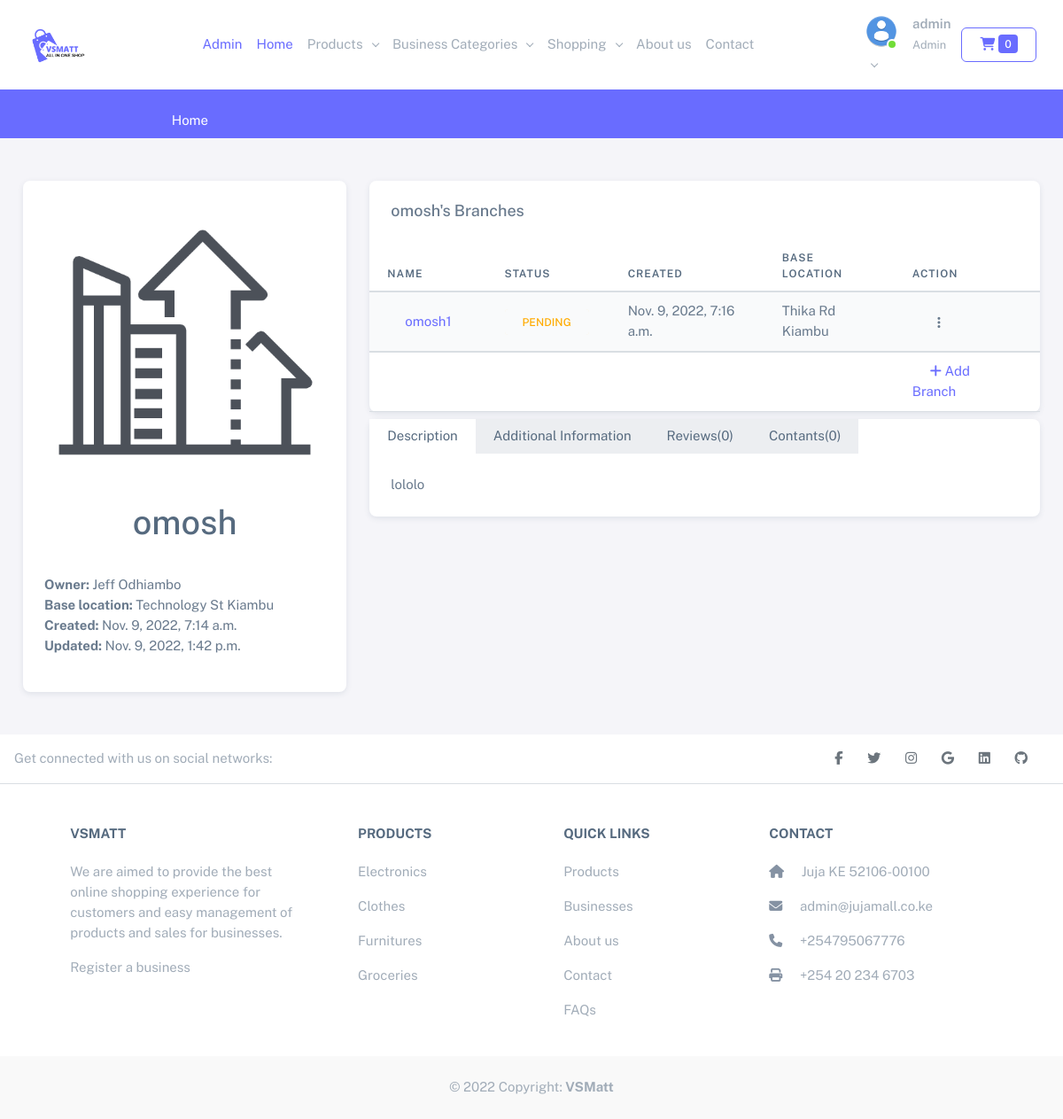
Screenshot of /businesses/own/omosh-4/ (signed in) with the database file from the repository.
### business/models.py (models this page shows, shortened)
class BusinessProfile(models.Model):
    name = models.CharField(max_length=100)
    slug = models.SlugField(max_length=100, db_index=True)
    owner = models.ForeignKey(User, on_delete=models.CASCADE)
    longitude = models.DecimalField(max_digits=22, decimal_places=16)
    latitude = models.DecimalField(max_digits=22, decimal_places=16)
    address = models.CharField(max_length=300)
    created = models.DateTimeField(auto_now_add=True)
    updated = models.DateTimeField(auto_now=True)
    description = models.TextField(blank=True, null=True)
    additional_info = models.TextField(blank=True, null=True)
    is_approved = models.BooleanField(default=False)
    image = ResizedImageField(
        upload_to=business_file_name,
        blank=True,
        null=True,
        size=[500, 500]
    )
    def __str__(self):
        return self.name
    def reviews(self):
        return sum([len(branch.reviews.all()) for branch in self.branch.all()])

class BusinessBranch(models.Model):
    business = models.ForeignKey(BusinessProfile, on_delete=models.CASCADE, related_name="branch")
    name = models.CharField(max_length=100)
    category = models.ForeignKey(BusinessCategory, related_name='businesses', on_delete=models.CASCADE)
    customer_service_number = PhoneNumberField(null=True, blank=True)
    slug = models.SlugField(db_index=True)
    longitude = models.DecimalField(max_digits=22, decimal_places=16)
    latitude = models.DecimalField(max_digits=22, decimal_places=16)
    address = models.CharField(max_length=300)
    created = models.DateTimeField(auto_now_add=True)
    updated = models.DateTimeField(auto_now=True)
    description = models.TextField(blank=True, null=True)
    additional_info = models.TextField(blank=True, null=True)
    image = ResizedImageField(
        upload_to=business_branch_file_name,
        blank=True,
        null=True,
        size=[500, 500]
    )
    is_approved = models.BooleanField(default=False)
    def __str__(self):
        return self.name
    def get_absolute_url(self):
        return reverse(
            'shop:shop',
            args=[
                self.business.slug,
                self.slug
            ]
        )

### core/models.py (models this page shows, shortened)
class JujaMall(models.Model):
    title = models.CharField(max_length=255)
    logo = models.ImageField(upload_to='uploads/jujamall/logo', blank=True, null=True)
    about_us = models.TextField(blank=True, null=True)
    phone_number = PhoneNumberField(blank=True, null=True)
    twitter = models.URLField(blank=True, null=True)
    facebook = models.URLField(blank=True, null=True)
    linkedin = models.URLField(blank=True, null=True)
    instagram = models.URLField(blank=True, null=True)
    github = models.URLField(blank=True, null=True)
    email = models.EmailField(blank=True, null=True)
    address = models.CharField(blank=True, null=True, max_length=256)
    set_current = models.BooleanField(default=False)
    longitude = models.DecimalField(max_digits=22, decimal_places=16, default=37.0106327842076)
    latitude = models.DecimalField(max_digits=22, decimal_places=16, default=-1.1139084362152138)
    def __str__(self):
        return self.title

### business/views.py (the view)
# urls.py: path('own/<slug:business_slug>/', views.own_business_detailed, name='own_business_detailed'),
@login_required
def own_business_detailed(request, business_slug):
    business = get_object_or_404(BusinessProfile, slug=business_slug, owner=request.user)
    return render(request, "farm/business_detailed.html", {'business': business})

### templates/farm/business_detailed.html (shortened to what this page needs)
{% extends 'base.html' %}
{% load static %}
{% load crispy_forms_tags %}
{% block content %}
<div class="container-fluid py-5">
    <div class="row">
        <div class="col-md-4">
            <div class="card">
                <img src="
                {% if business.image %}
                {{business.image.url}}
                {% else %}
                {% static 'img/business_default.png' %}
                {% endif %}
                " alt="...">
                <h1 class="card-title text-center">
                    {{business}}
                </h1>
                <div class="card-body">
                    <ul class="list-unstyled ">
                        <li><span class="fw-bold">Owner: </span>{{business.owner.get_full_name}}</li>
                        <li><span class="fw-bold">Base location: </span>{{business.address}}</li>
                        <li><span class="fw-bold">Created: </span>{{business.created}}</li>
                        <li><span class="fw-bold">Updated: </span>{{business.updated}}</li>
                    </ul>
                </div>
            </div>
        </div>
        <div class="col-md-8">
            <div class="card">
                <h5 class="card-header">{{business}}'s Branches</h5>
                <table class="table table-striped">
                    <thead class="table table-head">
                        <th>Name</th>
                        <th>Status</th>
                        <th>Created</th>
                        <th>Base Location</th>
                        <th>Action</th>
                    </thead>
                    <tbody class="table table-body">
                        {% if business %}
                        {% for branch in business.branch.all %}
                        <tr>
                            <td><a href="{{branch.get_absolute_url}}">{{branch}}</a></td>
                            <td>
                                {% if branch.is_approved %}
                                <span class="badge bg-label-success me-1">Approved</span>
                                {% else %}
                                <span class="badge bg-label-warning me-1">Pending</span>
                                {% endif %}
                            </td>
                            <td>{{branch.created}}</td>
                            <td>{{branch.address}}</td>
                            <td>
                                <div class="dropdown">
                                    <button type="button" class="btn p-0 dropdown-toggle hide-arrow"
                                        data-bs-toggle="dropdown">
                                        <i class="bx bx-dots-vertical-rounded"></i>
                                    </button>
                                </div>
                            </td>
                        </tr>
                        {% endfor %}
                        {% endif %}
                        <tr>
                            <td colspan="4"></td>
                            <td><a href="{% url 'business:register_branch' business.slug %}"><i class="fa fa-plus"
                                        aria-hidden="true"></i> Add Branch</a></td>
                        </tr>
                    </tbody>
                </table>
            </div>
            <div class="card mt-2">
                <ul class="nav nav-tabs" id="myTab" role="tablist">
                    <li class="nav-item" role="presentation">
                        <button class="nav-link active" id="home-tab" data-bs-toggle="tab" data-bs-target="#home"
                            type="button" role="tab" aria-controls="home" aria-selected="true">Description</button>
                    </li>
                    <li class="nav-item" role="presentation">
                        <button class="nav-link" id="profile-tab" data-bs-toggle="tab" data-bs-target="#profile"
                            type="button" role="tab" aria-controls="profile" aria-selected="false">Additional
                            Information</button>
                    </li>
                    <li class="nav-item" role="presentation">
                        <button class="nav-link" id="contact-tab" data-bs-toggle="tab" data-bs-target="#review"
                            type="button" role="tab" aria-controls="review"
                            aria-selected="false">Reviews({{business.reviews}})</button>
                    </li>
                    <li class="nav-item" role="presentation">
                        <button class="nav-link" id="contact-tab" data-bs-toggle="tab" data-bs-target="#contact"
                            type="button" role="tab" aria-controls="contact"
                            aria-selected="false">Contants({{business.contacts.all | length}})</button>
                    </li>
                </ul>
                <div class="tab-content" id="myTabContent">
                    <div class="tab-pane fade show active" id="home" role="tabpanel" aria-labelledby="home-tab">
                        {{business.description}}
                    </div>
                </div>
            </div>
        </div>
    </div>
</div>
{% endblock %}

### templates/partials/top-bar.html (shortened to what this page needs)
{% load static %}
<nav class="navbar navbar-expand-lg bg-white">
  <div class="container-fluid">
    <a class="navbar-brand" href="/"><img src="{% static 'img/favicon/logo.png' %}" height="70" alt="VSMatt Logo"></a>
    <div class="collapse navbar-collapse" id="navbarSupportedContent">
      <ul class="navbar-nav me-auto mb-2 mb-lg-0">
        {% if user.is_superuser %}
          <li class="nav-item">
            <a class="nav-link text-primary" aria-current="page" href="/admin/">Admin</a>
          </li>
        {% endif %}
        <li class="nav-item">
          <a class="nav-link active text-primary" aria-current="page" href="/">Home</a>
        </li>
        <li class="nav-item dropdown">
          <a class="nav-link dropdown-toggle" href="#" role="button" data-bs-toggle="dropdown" aria-expanded="false">
            Products
          </a>
        </li>
        <li class="nav-item dropdown">
          <a class="nav-link dropdown-toggle" href="#" role="button" data-bs-toggle="dropdown" aria-expanded="false">
            Business Categories
          </a>
        </li>
        <li class="nav-item dropdown">
          <a class="nav-link dropdown-toggle" href="#" role="button" data-bs-toggle="dropdown" aria-expanded="false">
            Shopping
          </a>
        </li>
        <li class="nav-item">
          <a class="nav-link" href="{% url 'about' %}">About us</a>
        </li>
        <li class="nav-item">
          <a class="nav-link" href="{% url 'contact' %}">Contact</a>
        </li>
      </ul>
      <ul class="navbar-nav mb-2 mb-lg-0 d-flex align-items-center">
        <li class="nav-item dropdown">
          <a class="nav-link dropdown-toggle" href="#" role="button" data-bs-toggle="dropdown" aria-expanded="false">
            <div class="d-flex">
              <div class="flex-shrink-0 me-3">
                <div class="avatar avatar-online">
                  {% if user.is_authenticated %}
                  {% if user.profile.image %}
                  <img src="{{user.profile.image.url}}" style="max-width: 50px; max-height: 50px;" class="rounded-circle" alt="...">
                  {% else %}
                  <img src="{% static 'img/avatardefault.png' %}" style="max-width: 50px; max-height: 50px;" class="rounded-circle" alt="...">
                  {% endif %}
                  {% else %}
                  <img src="{% static 'img/avatardefault.png' %}" style="max-width: 50px; max-height: 50px;" class="rounded-circle" alt="...">
                  {% endif %}
                </div>
              </div>
              {% if user.is_authenticated %}
              <div class="flex-grow-1">
                <span class="fw-semibold d-block">{{user}}</span>
                <small class="text-muted">
                  {% if user.is_superuser %}Admin{% else %}{{user.profile.account_type}}{% endif %}
                </small>
              </div>
              {% endif %}
            </div>
          </a>
        </li>
        <li class="nav-item">
          <a href="{% url 'cart:view_cart_detail' %}" class="btn btn-outline-primary my-2 my-sm-0 mx-1">
              <i class="fa fa-shopping-cart" aria-hidden="true"></i> <span class="badge badge-primary">{{cart|length}}</span>
          </a>
        </li>
      </ul>
    </div>
  </div>
</nav>

### templates/partials/footer.html
<footer class="text-center text-lg-start bg-white text-muted">
    <section class="d-flex justify-content-center justify-content-lg-between p-3 border-bottom">
      <div class="me-5 d-none d-lg-block">
        <span>Get connected with us on social networks:</span>
      </div>
      <div>
        {% if jujamall.facebook %}
          <a href="{{ jujamall.facebook }}" class="me-4 link-secondary">
            <i class="fab fa-facebook-f"></i>
          </a>
        {% endif %}
        {% if jujamall.twitter %}
          <a href="{{ jujamall.twitter }}" class="me-4 link-secondary">
            <i class="fab fa-twitter"></i>
          </a>
        {% endif %}
        {% if jujamall.instagram %}
          <a href="{{ jujamall.instagram }}" class="me-4 link-secondary">
            <i class="fab fa-instagram"></i>
          </a>
        {% endif %}
        {% if jujamall.email %}
          <a href="mailto:{{ jujamall.email }}" class="me-4 link-secondary">
            <i class="fab fa-google"></i>
          </a>
        {% endif %}
        {% if jujamall.linkedin %}
          <a href="{{ jujamall.linkedin }}" class="me-4 link-secondary">
            <i class="fab fa-linkedin"></i>
          </a>
        {% endif %}
        {% if jujamall.github %}
          <a href="{{ jujamall.github }}" class="me-4 link-secondary">
            <i class="fab fa-github"></i>
          </a>
        {% endif %}
      </div>
    </section>
    <section class="">
      <div class="container text-center text-md-start mt-5">
        <div class="row mt-3">
          <div class="col-md-3 col-lg-4 col-xl-3 mx-auto mb-4">
            <h6 class="text-uppercase fw-bold mb-4">
              {{ jujamall | default:"VSMatt" }}
            </h6>
            <p>
              We are aimed to provide the best online shopping experience for customers and easy management of products and sales for businesses.
              <p><a href="{% url 'business:register_business' %}" class="text-reset">Register a business</a></p>
            </p>
          </div>
          <div class="col-md-2 col-lg-2 col-xl-2 mx-auto mb-4">
            <h6 class="text-uppercase fw-bold mb-4">
              Products
            </h6>
            <p>
              <a href="#!" class="text-reset">Electronics</a>
            </p>
            <p>
              <a href="#!" class="text-reset">Clothes</a>
            </p>
            <p>
              <a href="#!" class="text-reset">Furnitures</a>
            </p>
            <p>
              <a href="#!" class="text-reset">Groceries</a>
            </p>
          </div>
          <div class="col-md-3 col-lg-2 col-xl-2 mx-auto mb-4">
            <h6 class="text-uppercase fw-bold mb-4">
              Quick links
            </h6>
            <p>
              <a href="{% url 'products:products_list' %}" class="text-reset">Products</a>
            </p>
            <p>
              <a href="{% url 'business:businesses' %}" class="text-reset">Businesses</a>
            </p>
            <p>
              <a href="{% url 'about' %}" class="text-reset">About us</a>
            </p>
            <p>
              <a href="{% url 'contact' %}" class="text-reset">Contact</a>
            </p>
            <p>
              <a href="{% url 'faq' %}" class="text-reset">FAQs</a>
            </p>
          </div>
          <div class="col-md-4 col-lg-3 col-xl-3 mx-auto mb-md-0 mb-4">
            <h6 class="text-uppercase fw-bold mb-4">Contact</h6>
            <p><i class="fas fa-home me-3 text-secondary"></i> {{jujamall.address | default:"Juja KE 52106-00100"}} </p>
            <p>
              <i class="fas fa-envelope me-3 text-secondary"></i>
              {{jujamall.email | default:"info@vsmatt.co.ke"}}
            </p>
            <p><i class="fas fa-phone me-3 text-secondary"></i> {{ jujamall.phone_number | default:"+25495067776"}} </p>
            <p><i class="fas fa-print me-3 text-secondary"></i> +254 20 234 6703</p>
          </div>
        </div>
      </div>
    </section>
    <div class="text-center p-4" style="background-color: rgba(0, 0, 0, 0.025);">
      © 2022 Copyright:
      <a class="text-reset fw-bold text-decoration-none" href="https://vsmatt.co.ke/">VSMatt</a>
    </div>
  </footer>

### rows the page displays
BusinessProfile: name "omosh", owner.get_full_name "Jeff Odhiambo", address "Technology St Kiambu", created "Nov. 9, 2022, 7:14 a.m.", updated "Nov. 9, 2022, 1:42 p.m.", reviews "0", contacts.all|length "0", description "lololo"
BusinessBranch: name "omosh1", is_approved "PENDING", created "Nov. 9, 2022, 7:16 a.m.", address "Thika Rd Kiambu"
JujaMall: title "VSMATT", address "Juja KE 52106-00100", email "admin@jujamall.co.ke", phone_number "+254795067776"

### other values shown
{{ user }} "admin"
{{ cart|length }} "0"
